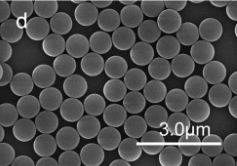
#> input picture testingRetiredCode/finalCodebeforeCleaningFINAL 17-11/applicationMotheye/test/testImages_1.png, 237 x 166 px
$ python -i circles.py   (imports and definitions only)   (older library calls are emulated)
#> lines starting #> are read from the running program, lines starting #| are printed output that depends on the picture
# Library imports
import os
import cv2
import numpy as np
from matplotlib import pyplot as plt
from scipy.spatial import distance
from collections import Counter
import warnings
# [1 line not run here, left out]

display_default = False

# [21 lines left out: function files_w_extn, not called in this run]

def readAndProcess(imLoc, display=display_default):
    """
    Read and Process the images

    Inputs:
    ----------------
        imLoc     Image Location

        display   default_display

    Output:
    ----------------
        rgb, gry, gry_filtered, gry_blurred, img_orig     Display plots of Original Image, rgb image,grey image, gry_filtered image, gry_blurred image,

    """
#> called with imLoc = 'test/testImages_1.png', display = False

    img_orig = cv2.imread(imLoc)
#> img_orig is the input picture: shape (166, 237, 3); mean B, G, R 76.7, 76.7, 76.7
    rgb = cv2.cvtColor(img_orig, cv2.COLOR_BGR2RGB)
    gry = cv2.cvtColor(rgb, cv2.COLOR_RGB2GRAY)

    kernel_sharpening = np.array([[-1,-1,-1], [-1, 9,-1], [-1,-1,-1]])

    gry_filtered = cv2.filter2D(gry, -1, kernel_sharpening)
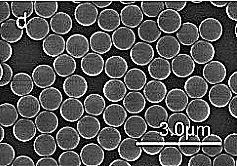
#> gry_filtered: shape (166, 237); min 0, max 255, mean 82.9
    gry_blurred = cv2.medianBlur(gry,1)

    if display:
        plt.imshow(img_orig)
        plt.show()

    return rgb, gry, gry_filtered, gry_blurred, img_orig

# [432 lines left out: functions getCirclesCN, getCirclesHC, avgCircleDiameter, circleCoveredPercentage, imageGoodOrBad, sphereSepReflct and 4 more, not called in this run]

#Main execution block
# [93 lines not run here, left out]

>>> result = readAndProcess('test/testImages_1.png')
#> result = 5 items
